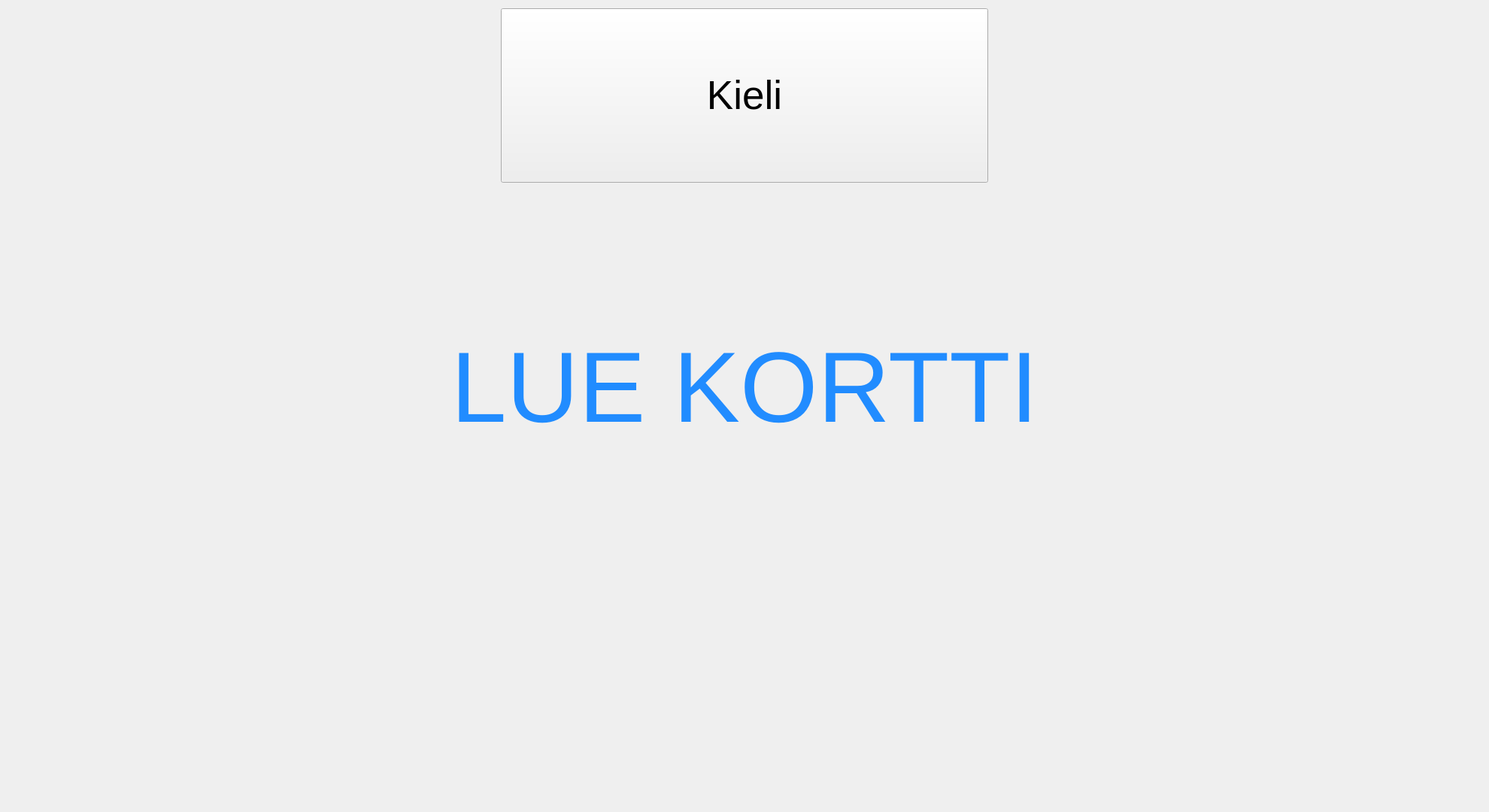
<?xml version="1.0" encoding="UTF-8"?>
<ui version="4.0">
 <class>DLLPINCodeLogWindow</class>
 <widget class="QWidget" name="DLLPINCodeLogWindow">
  <property name="geometry">
   <rect>
    <x>0</x>
    <y>0</y>
    <width>1980</width>
    <height>1080</height>
   </rect>
  </property>
  <property name="windowTitle">
   <string>Form</string>
  </property>
  <layout class="QVBoxLayout" name="verticalLayout_2">
   <item>
    <layout class="QGridLayout" name="gridLayout">
     <item row="0" column="1">
      <widget class="QPushButton" name="pushButtonLanguage">
       <property name="sizePolicy">
        <sizepolicy hsizetype="Expanding" vsizetype="Expanding">
         <horstretch>0</horstretch>
         <verstretch>0</verstretch>
        </sizepolicy>
       </property>
       <property name="font">
        <font>
         <pointsize>40</pointsize>
        </font>
       </property>
       <property name="text">
        <string>Kieli</string>
       </property>
      </widget>
     </item>
     <item row="3" column="1">
      <widget class="QLabel" name="labelLueKorttiKuva">
       <property name="sizePolicy">
        <sizepolicy hsizetype="Expanding" vsizetype="Expanding">
         <horstretch>0</horstretch>
         <verstretch>0</verstretch>
        </sizepolicy>
       </property>
       <property name="text">
        <string/>
       </property>
       <property name="pixmap">
        <pixmap resource="pictures.qrc">:/Read_Card.png</pixmap>
       </property>
       <property name="alignment">
        <set>Qt::AlignCenter</set>
       </property>
      </widget>
     </item>
     <item row="0" column="0">
      <spacer name="horizontalSpacer">
       <property name="orientation">
        <enum>Qt::Horizontal</enum>
       </property>
       <property name="sizeHint" stdset="0">
        <size>
         <width>40</width>
         <height>20</height>
        </size>
       </property>
      </spacer>
     </item>
     <item row="0" column="2">
      <spacer name="horizontalSpacer_2">
       <property name="orientation">
        <enum>Qt::Horizontal</enum>
       </property>
       <property name="sizeHint" stdset="0">
        <size>
         <width>40</width>
         <height>20</height>
        </size>
       </property>
      </spacer>
     </item>
     <item row="1" column="1">
      <spacer name="verticalSpacer_2">
       <property name="orientation">
        <enum>Qt::Vertical</enum>
       </property>
       <property name="sizeType">
        <enum>QSizePolicy::Fixed</enum>
       </property>
       <property name="sizeHint" stdset="0">
        <size>
         <width>20</width>
         <height>150</height>
        </size>
       </property>
      </spacer>
     </item>
     <item row="4" column="1">
      <spacer name="verticalSpacer">
       <property name="orientation">
        <enum>Qt::Vertical</enum>
       </property>
       <property name="sizeType">
        <enum>QSizePolicy::Maximum</enum>
       </property>
       <property name="sizeHint" stdset="0">
        <size>
         <width>20</width>
         <height>200</height>
        </size>
       </property>
      </spacer>
     </item>
     <item row="2" column="0" colspan="3">
      <widget class="QLabel" name="labelLueKortti">
       <property name="enabled">
        <bool>true</bool>
       </property>
       <property name="sizePolicy">
        <sizepolicy hsizetype="Expanding" vsizetype="Expanding">
         <horstretch>0</horstretch>
         <verstretch>0</verstretch>
        </sizepolicy>
       </property>
       <property name="maximumSize">
        <size>
         <width>16777215</width>
         <height>16777215</height>
        </size>
       </property>
       <property name="palette">
        <palette>
         <active>
          <colorrole role="WindowText">
           <brush brushstyle="SolidPattern">
            <color alpha="255">
             <red>33</red>
             <green>140</green>
             <blue>255</blue>
            </color>
           </brush>
          </colorrole>
         </active>
         <inactive>
          <colorrole role="WindowText">
           <brush brushstyle="SolidPattern">
            <color alpha="255">
             <red>33</red>
             <green>140</green>
             <blue>255</blue>
            </color>
           </brush>
          </colorrole>
         </inactive>
         <disabled>
          <colorrole role="WindowText">
           <brush brushstyle="SolidPattern">
            <color alpha="255">
             <red>120</red>
             <green>120</green>
             <blue>120</blue>
            </color>
           </brush>
          </colorrole>
         </disabled>
        </palette>
       </property>
       <property name="font">
        <font>
         <pointsize>100</pointsize>
        </font>
       </property>
       <property name="layoutDirection">
        <enum>Qt::LeftToRight</enum>
       </property>
       <property name="autoFillBackground">
        <bool>false</bool>
       </property>
       <property name="lineWidth">
        <number>1</number>
       </property>
       <property name="text">
        <string>LUE KORTTI</string>
       </property>
       <property name="textFormat">
        <enum>Qt::AutoText</enum>
       </property>
       <property name="scaledContents">
        <bool>true</bool>
       </property>
       <property name="alignment">
        <set>Qt::AlignCenter</set>
       </property>
       <property name="wordWrap">
        <bool>false</bool>
       </property>
       <property name="margin">
        <number>0</number>
       </property>
      </widget>
     </item>
    </layout>
   </item>
  </layout>
 </widget>
 <resources>
  <include location="pictures.qrc"/>
 </resources>
 <connections/>
</ui>
